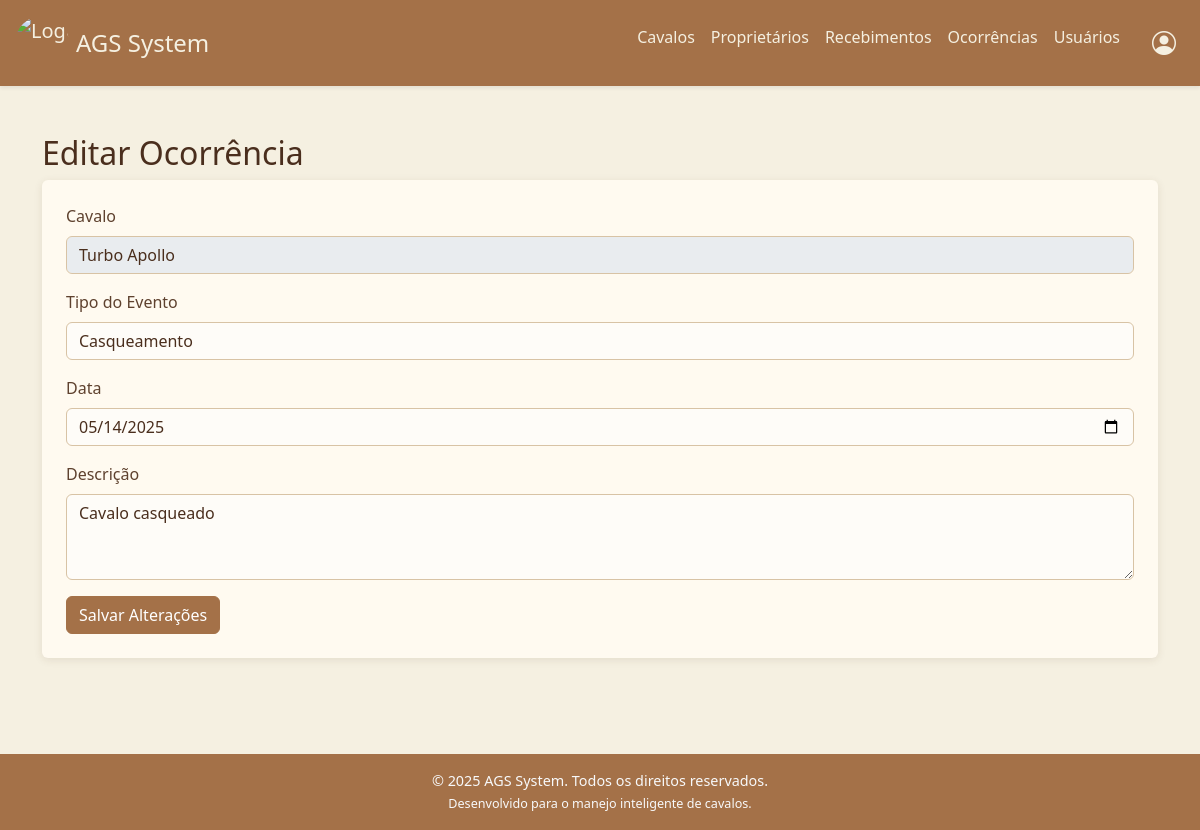
Page /ocorrencia/1/editar on the earlier database version.
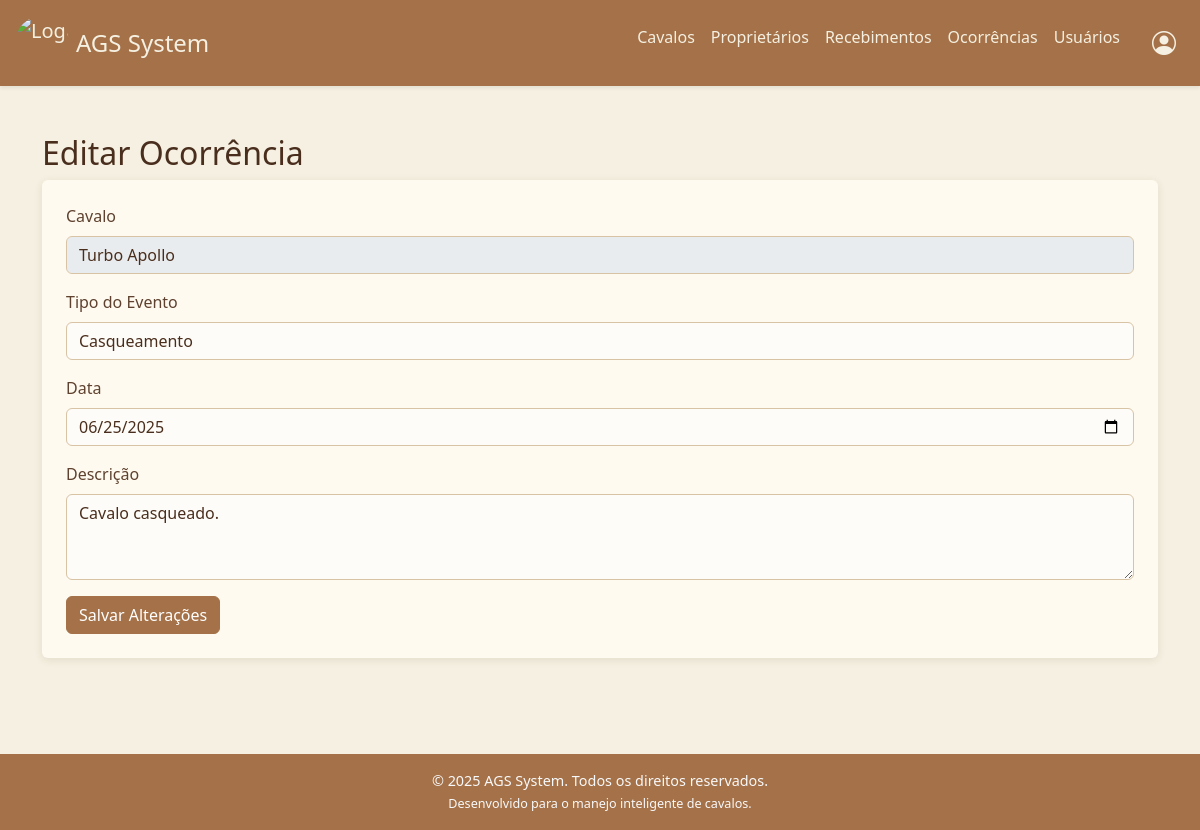
Same page on the later database version.
### tables this page shows
CREATE TABLE ocorrencias (
            id INTEGER PRIMARY KEY AUTOINCREMENT,
            cavalo_id INTEGER NOT NULL,
            tipo TEXT NOT NULL,
            descricao TEXT,
            data TEXT DEFAULT CURRENT_TIMESTAMP,
            proprietario_id INTEGER,
            FOREIGN KEY (cavalo_id) REFERENCES cavalos(id)
            FOREIGN KEY (proprietario_id) REFERENCES proprietario(id)
        );

### app.py (the view, shortened to what this page needs)
@app.route('/ocorrencia/<int:id>/editar', methods=['GET', 'POST'])
def editarOcorrencia(id):
    conn = conexao()
    ocorrencia = conn.execute('SELECT * FROM ocorrencias WHERE id=?', (id,)).fetchone()
    cavalos = conn.execute('SELECT * FROM cavalos').fetchall()
    cavalo_selecionado = conn.execute('SELECT * FROM cavalos WHERE id=?', (ocorrencia['cavalo_id'],)).fetchone()
    conn.close()
    return render_template('editar_ocorrencia.html', ocorrencia=ocorrencia, cavalos=cavalos, cavalo_selecionado=cavalo_selecionado)

### app.py (called while the page is built)
@app.context_processor
def inject_now():
    return {'now': datetime.now()}

### database.py (called while the page is built)
def conexao():
    conn = sqlite3.connect(db_path)
    conn.row_factory = sqlite3.Row
    return conn

### templates/editar_ocorrencia.html (shortened to what this page needs)
{% extends 'base.html' %}
{% block content %}
<h2>Editar Ocorrência</h2>
<form method="POST" class="bg-secondary p-4 rounded">
  {% if cavalo_selecionado %}
  <div class="mb-3">
    <label class="form-label">Cavalo</label>
    <input
      type="text"
      class="form-control"
      value="{{ cavalo_selecionado.nome }}"
      disabled
    />
  </div>
  {% endif %}
  <div class="mb-3">
    <label class="form-label">Tipo do Evento</label>
    <input
      type="text"
      class="form-control"
      name="tipo"
      required
      placeholder="Ex: Casqueamento, Vacinação"
      value="{{ ocorrencia.tipo }}"
    />
  </div>
  <div class="mb-3">
    <label class="form-label">Data</label>
    <input
      type="date"
      class="form-control"
      name="data"
      required
      value="{{ ocorrencia.data }}"
    />
  </div>
  <div class="mb-3">
    <label for="descricao" class="form-label">Descrição</label>
    <textarea
      class="form-control"
      name="descricao"
      rows="3"
    >{{ ocorrencia.descricao }}</textarea>
  </div>
  <button type="submit" class="btn btn-primary">Salvar Alterações</button>
</form>
{% endblock %}

Differences in the rows shown:
changed ocorrencias "Casqueamento": data "05/14/2025" → "06/25/2025"; descricao "Cavalo casqueado" → "Cavalo casqueado."
